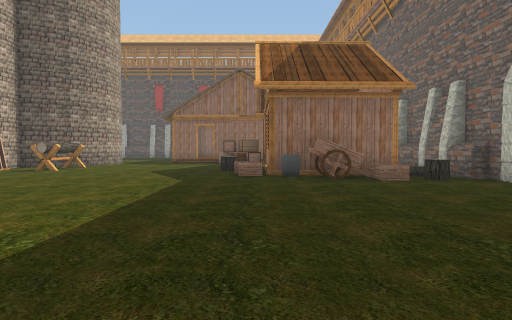
[1] (above)

24 first-person views from a walk through a Unity game level. The camera is 1.3 m above the floor, tilts 2° down and sees 75° across. The floor is counted in squares, 2 m on a side. Each view is taken from the middle of a square. On the plan, view 1 faces up. The plan holds only what a view shows up to about 10 squares ahead; the rest is blank. The place goes on beyond the plan. The player is left out.

[2]
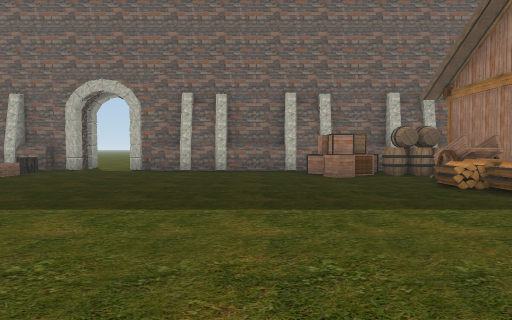

[3]
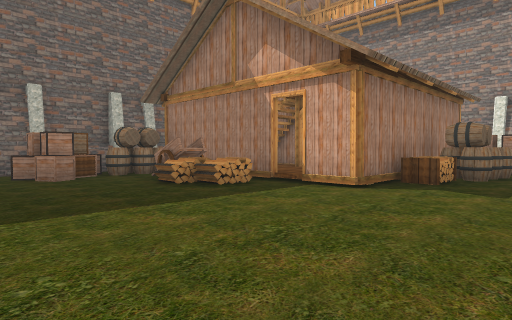

[4]
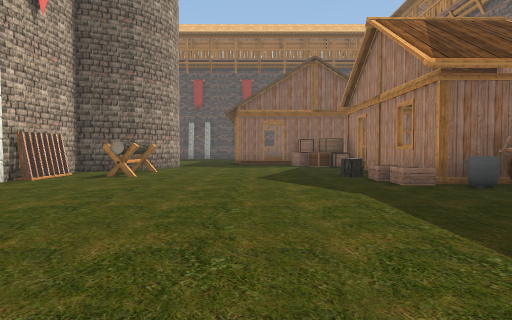

[5]
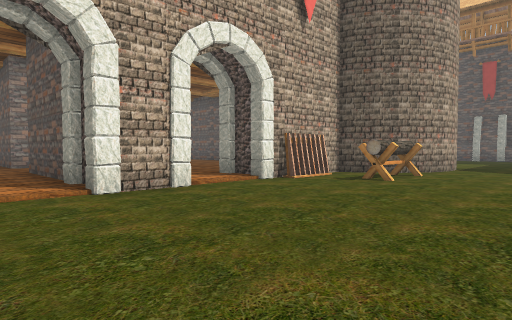

[6]
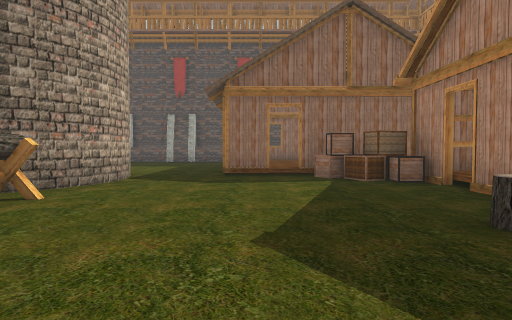

[7]
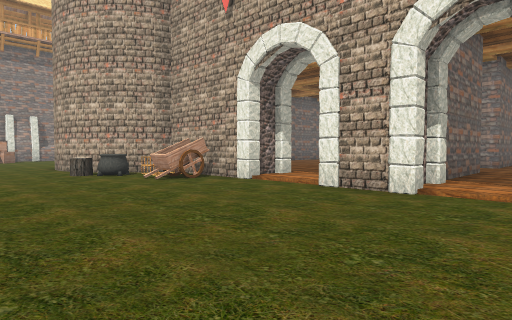

[8]
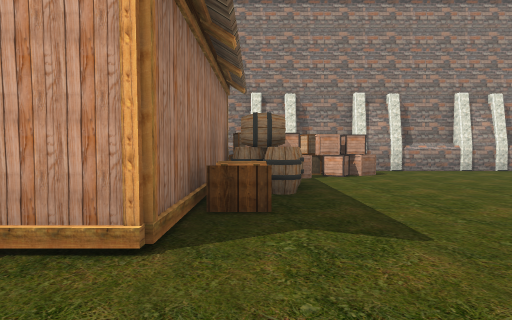

[9]
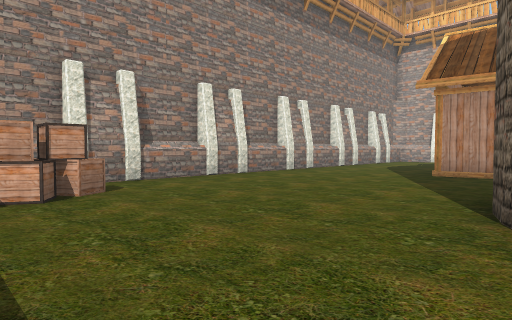

[10]
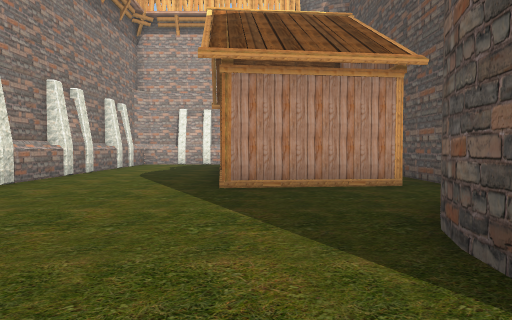

[11]
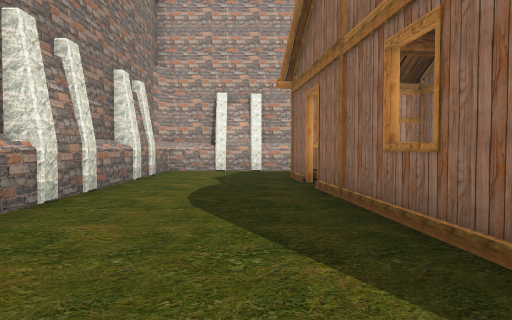

[12]
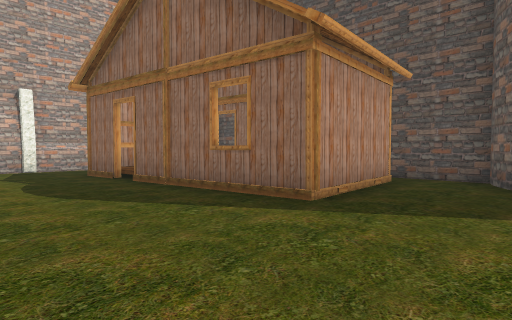

[13]
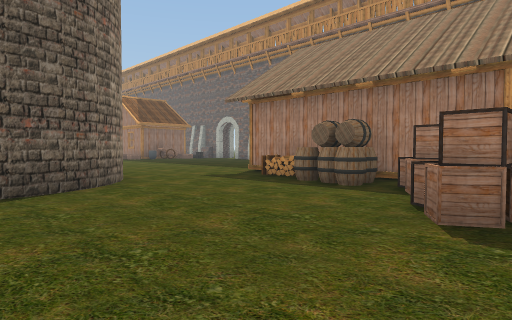

[14]
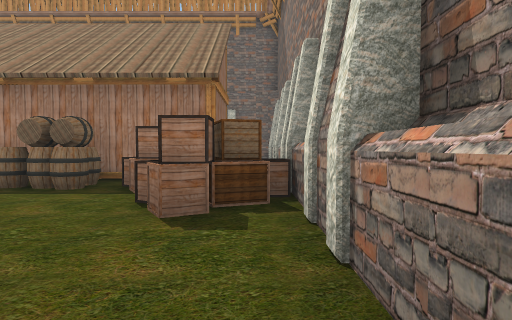

[15]
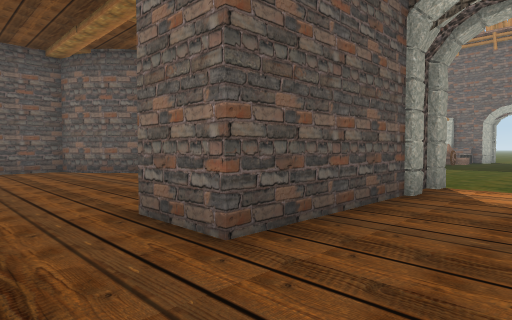

[16]
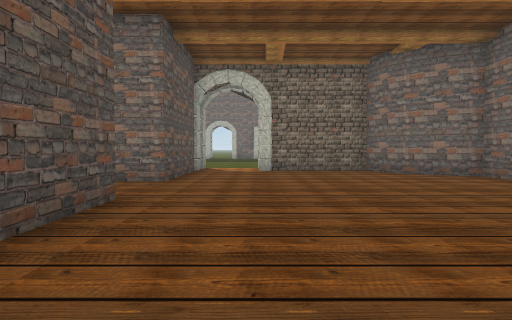

[17]
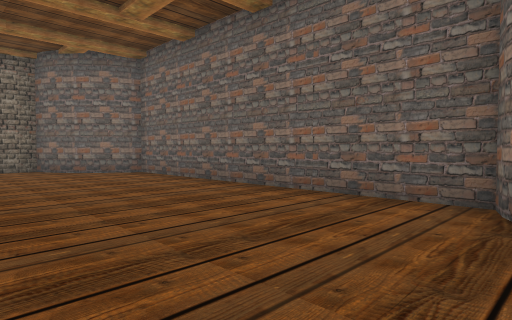

[18]
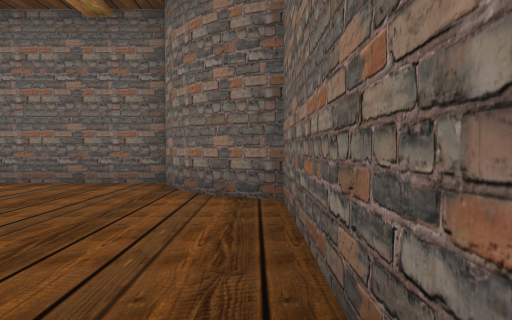

[19]
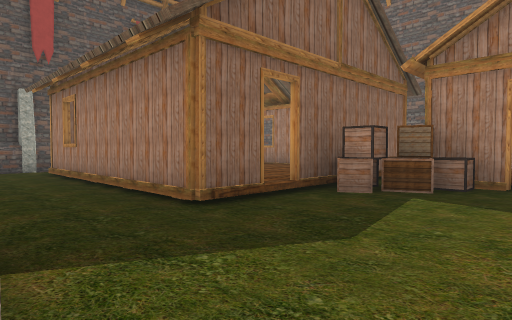

[20]
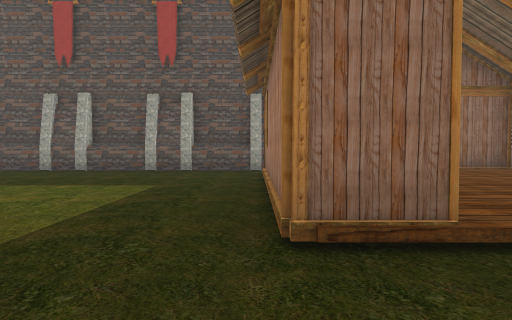

[21]
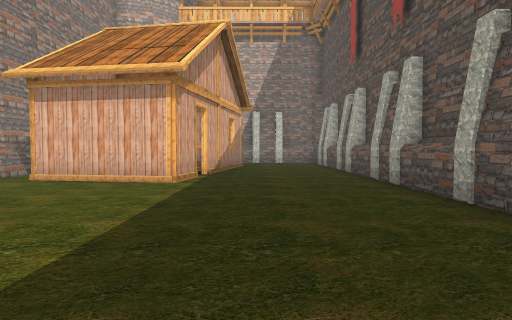

[22]
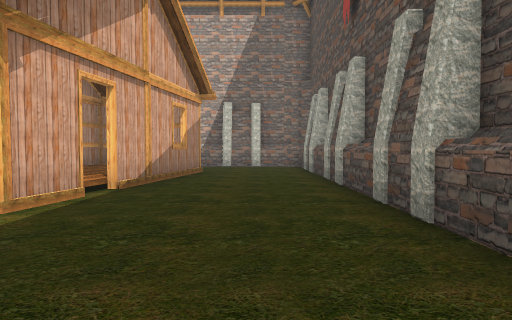

[23]
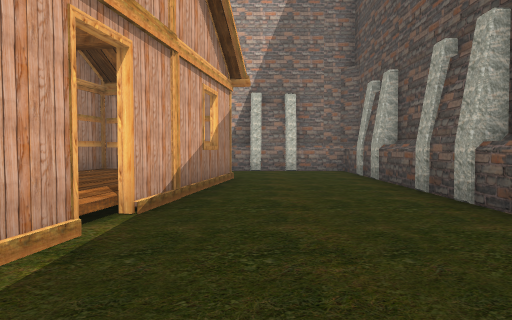

[24]
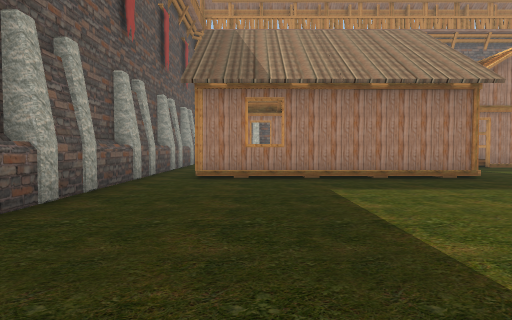

### Floor plan
Key: @ floor where view 1 was taken; # wall or solid block; . main floor; : floor 0.25 m higher than the main floor; / step, stairs or slope; H house; R rack; C crate; B bag; W wagon; A box; E barrel; U cauldron; O other object.
Columns run from 22 left of view 1 to 5 right of it. Each row starts with its distance up from view 1.
 23  #####################
 22  #....................
 21  #................HHHHHHH
 20  #................H:    H
 19  #. HHHH..........H:    H
 18     H  ::HH.......H:    H
 17    H     H........H:
 16    HHHHHHH..  OO..H:
 15          #.    OO.HH/A HH
 14         ###     O....AAHH
 13          ::O    O.....A:
 12          :::   O......H
 11          :::  #.O.....H  H
 10          :::  #.O....OH  H #
  9          :::: R.......C  H #
  8          ::::OO.......CBWC.#
  7         ::::::/.........WCO#
  6        #::####O............O
  5      ###::####O............O
  4  :  ::::::::::/............#
  3 #::::::::::::OO............#
  2 #::::::::::::##............#
  1 #::::::::::::##W...........#
  0 #::::::::::::##UU.....@....#
 -1  OO:::::::::O  O.........AA#
 -2   #::::::::     O.....O...A#
 -3   ##########    O.....OWWEE#
 -4         ...O    O...H/HHHEE#
 -5    HHHHHHH..OOOO...OH      #
 -6    H     H.........O:  H
 -7    H:    H.........E   HH
 -8  #..H/HHHH.........E   H
 -9  #................AA   H
-10  #..............AAAAAHHH
-11  #...............AAA
-12  ######################

Positions as (right, up) in squares from view 1, and headings:
1: (0, 0), facing up
2: (-5, 1), facing right
3: (-5, 1), facing down-right
4: (-3, 2), facing up
5: (-3, 3), facing up-left
6: (-3, 7), facing up
7: (-3, 8), facing down-left
8: (-3, -2), facing down
9: (-4, -5), facing down-left
10: (-7, -7), facing left
11: (-11, -9), facing left
12: (-10, -11), facing up-left
13: (-9, -11), facing up-right
14: (-9, -11), facing right
15: (-14, 3), facing up-right
16: (-19, 3), facing right
17: (-20, 2), facing down-right
18: (-21, 4), facing down
19: (-6, 12), facing up-right
20: (-4, 13), facing up
21: (-6, 20), facing left
22: (-9, 21), facing left
23: (-11, 20), facing left
24: (-11, 20), facing right
